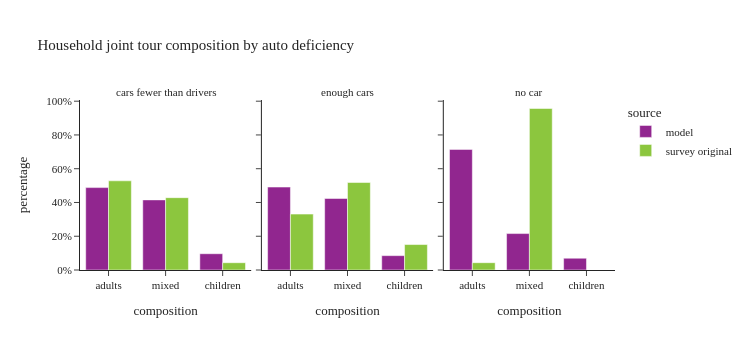

Source (notebook cell):
### Code cell
plot_joint_tour_segment(joint_tour_data, 'auto_available_driver', "Household joint tour composition by auto deficiency")

### Figure 1 — Plotly figure (JSON) as saved in the notebook; plotly's stock layout.template omitted (floating-point values rounded to 4 significant figures)
{"data": [{"alignmentgroup": "True", "customdata": [[18653], [15873], [3686]], "hovertemplate": "source=model<br>auto_available_driver=cars fewer than drivers<br>composition=%{x}<br>percentage=%{y}<br>sample_size=%{customdata[0]}<extra></extra>", "legendgroup": "model", "marker": {"color": "#91268F", "pattern": {"shape": ""}}, "name": "model", "offsetgroup": "model", "orientation": "v", "showlegend": true, "textposition": "auto", "type": "bar", "x": ["adults", "mixed", "children"], "xaxis": "x", "y": [0.4881, 0.4154, 0.09646], "yaxis": "y"}, {"alignmentgroup": "True", "customdata": [[32537], [28063], [5631]], "hovertemplate": "source=model<br>auto_available_driver=enough cars<br>composition=%{x}<br>percentage=%{y}<br>sample_size=%{customdata[0]}<extra></extra>", "legendgroup": "model", "marker": {"color": "#91268F", "pattern": {"shape": ""}}, "name": "model", "offsetgroup": "model", "orientation": "v", "showlegend": false, "textposition": "auto", "type": "bar", "x": ["adults", "mixed", "children"], "xaxis": "x2", "y": [0.4913, 0.4237, 0.08502], "yaxis": "y2"}, {"alignmentgroup": "True", "customdata": [[1003], [303], [98]], "hovertemplate": "source=model<br>auto_available_driver=no car<br>composition=%{x}<br>percentage=%{y}<br>sample_size=%{customdata[0]}<extra></extra>", "legendgroup": "model", "marker": {"color": "#91268F", "pattern": {"shape": ""}}, "name": "model", "offsetgroup": "model", "orientation": "v", "showlegend": false, "textposition": "auto", "type": "bar", "x": ["adults", "mixed", "children"], "xaxis": "x3", "y": [0.7144, 0.2158, 0.0698], "yaxis": "y3"}, {"alignmentgroup": "True", "customdata": [[174], [88], [20]], "hovertemplate": "source=survey original<br>auto_available_driver=cars fewer than drivers<br>composition=%{x}<br>percentage=%{y}<br>sample_size=%{customdata[0]}<extra></extra>", "legendgroup": "survey original", "marker": {"color": "#8CC63E", "pattern": {"shape": ""}}, "name": "survey original", "offsetgroup": "survey original", "orientation": "v", "showlegend": true, "textposition": "auto", "type": "bar", "x": ["adults", "mixed", "children"], "xaxis": "x", "y": [0.5283, 0.4285, 0.04318], "yaxis": "y"}, {"alignmentgroup": "True", "customdata": [[212], [169], [47]], "hovertemplate": "source=survey original<br>auto_available_driver=enough cars<br>composition=%{x}<br>percentage=%{y}<br>sample_size=%{customdata[0]}<extra></extra>", "legendgroup": "survey original", "marker": {"color": "#8CC63E", "pattern": {"shape": ""}}, "name": "survey original", "offsetgroup": "survey original", "orientation": "v", "showlegend": false, "textposition": "auto", "type": "bar", "x": ["adults", "mixed", "children"], "xaxis": "x2", "y": [0.331, 0.5182, 0.1508], "yaxis": "y2"}, {"alignmentgroup": "True", "customdata": [[10], [7]], "hovertemplate": "source=survey original<br>auto_available_driver=no car<br>composition=%{x}<br>percentage=%{y}<br>sample_size=%{customdata[0]}<extra></extra>", "legendgroup": "survey original", "marker": {"color": "#8CC63E", "pattern": {"shape": ""}}, "name": "survey original", "offsetgroup": "survey original", "orientation": "v", "showlegend": false, "textposition": "auto", "type": "bar", "x": ["adults", "mixed"], "xaxis": "x3", "y": [0.0433, 0.9567], "yaxis": "y3"}], "layout": {"annotations": [{"font": {}, "showarrow": false, "text": "cars fewer than drivers", "x": 0.16, "xanchor": "center", "xref": "paper", "y": 1.0, "yanchor": "bottom", "yref": "paper"}, {"font": {}, "showarrow": false, "text": "enough cars", "x": 0.5, "xanchor": "center", "xref": "paper", "y": 1.0, "yanchor": "bottom", "yref": "paper"}, {"font": {}, "showarrow": false, "text": "no car", "x": 0.84, "xanchor": "center", "xref": "paper", "y": 1.0, "yanchor": "bottom", "yref": "paper"}], "barmode": "group", "height": 350, "legend": {"title": {"text": "source"}, "tracegroupgap": 0}, "title": {"text": "Household joint tour composition by auto deficiency"}, "width": 750, "xaxis": {"anchor": "y", "domain": [0.0, 0.32], "title": {"text": "composition"}}, "xaxis2": {"anchor": "y2", "domain": [0.34, 0.66], "matches": "x", "title": {"text": "composition"}}, "xaxis3": {"anchor": "y3", "domain": [0.68, 1.0], "matches": "x", "title": {"text": "composition"}}, "yaxis": {"anchor": "x", "domain": [0.0, 1.0], "tickformat": ".0%", "title": {"text": "percentage"}}, "yaxis2": {"anchor": "x2", "domain": [0.0, 1.0], "matches": "y", "showticklabels": false, "tickformat": ".0%"}, "yaxis3": {"anchor": "x3", "domain": [0.0, 1.0], "matches": "y", "showticklabels": false, "tickformat": ".0%"}}}
